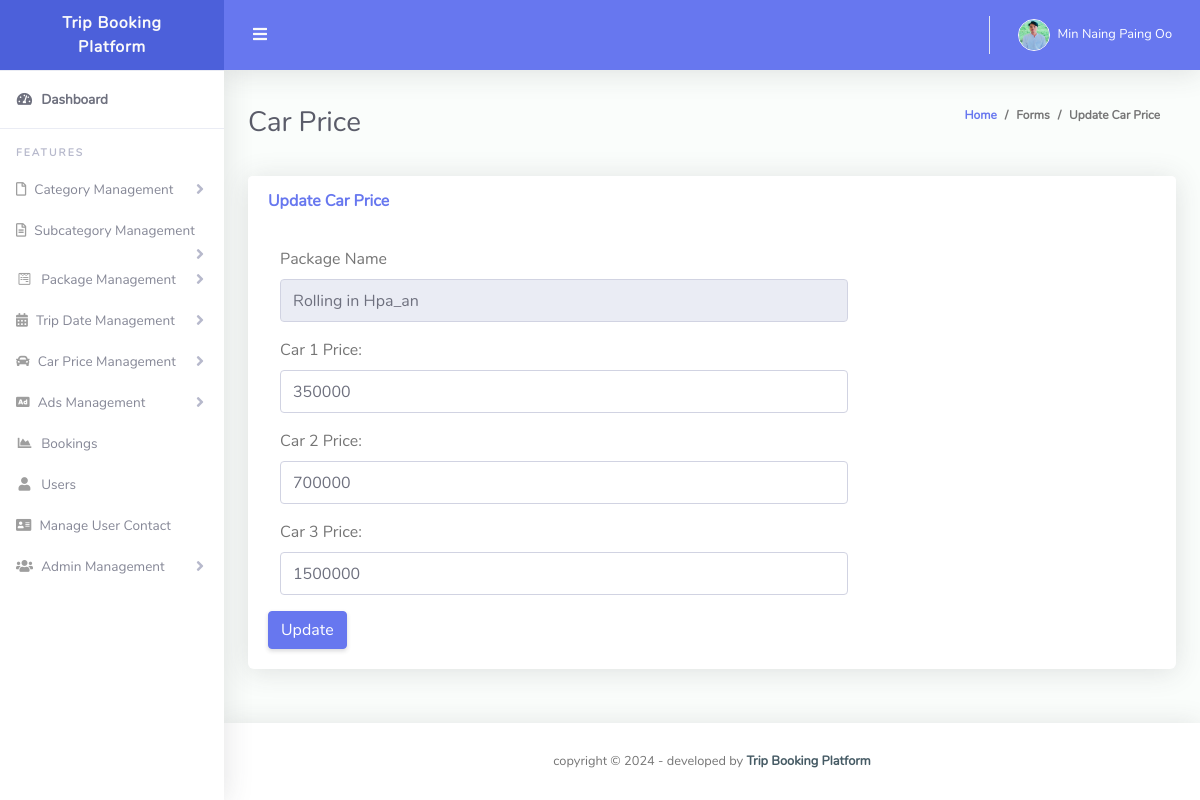
Screenshot of /Admin/update_car_price.php?cid=1 (signed in) with the database file from the repository.
### tables this page shows
CREATE TABLE `car` (
  `Id` int(11) NOT NULL,
  `PackageId` int(15) NOT NULL,
  `Car1Price` int(11) NOT NULL,
  `Car2Price` int(11) NOT NULL,
  `Car3Price` int(11) NOT NULL
);

CREATE TABLE `package` (
  `PackageId` int(10) NOT NULL,
  `PackageName` varchar(150) NOT NULL,
  `CategoryId` int(15) NOT NULL,
  `SubCatId` int(15) NOT NULL,
  `PackagePrice` bigint(200) NOT NULL,
  `Picture1` varchar(1000) NOT NULL,
  `Picture2` varchar(1000) NOT NULL,
  `Picture3` varchar(1000) NOT NULL,
  `Detail` varchar(4000) NOT NULL,
  `NoOfDay` int(15) NOT NULL
);

### Admin/update_car_price.php (the view, shortened to what this page needs)
<!DOCTYPE html>
<html lang="en">
<head>
  <link href="vendor/fontawesome-free/css/all.min.css" rel="stylesheet" type="text/css">
  <link href="vendor/bootstrap/css/bootstrap.min.css" rel="stylesheet" type="text/css">
  <link href="css/ruang-admin.min.css" rel="stylesheet">
</head>
<body id="page-top">
  <div id="wrapper">
    <?php include('includes/sidebar.php');?>
    <div id="content-wrapper" class="d-flex flex-column">
      <div id="content">
        <?php include('includes/header.php');?>
        <div class="container-fluid" id="container-wrapper">
          <div class="d-sm-flex align-items-center justify-content-between mb-4">
            <h1 class="h3 mb-0 text-gray-800">Car Price</h1>
            <ol class="breadcrumb">
              <li class="breadcrumb-item"><a href="index.php">Home</a></li>
              <li class="breadcrumb-item">Forms</li>
              <li class="breadcrumb-item active" aria-current="page">Update Car Price</li>
            </ol>
          </div>
          <div class="row">
            <div class="col-lg-12">
              <div class="card mb-4">
                <div class="card-header py-3 d-flex flex-row align-items-center justify-content-between">
                  <h6 class="m-0 font-weight-bold text-primary">Update Car Price</h6>
                </div>
                <div class="card-body">
                  <?php
                  $cid=intval($_GET['cid']);
                  $sql = "select car.Id, package.PackageName, car.Car1Price, car.Car2Price, car.Car3Price from car,package where car.PackageId=package.PackageId and car.Id='".$cid."'";
                  $result=mysqli_query($cn,$sql);
                  while($data=mysqli_fetch_array($result))
                  {
                  ?>
                      <form class="form-horizontal" name="package" method="post" enctype="multipart/form-data">
                        <div class="form-group">
                          <label for="focusedinput" class="col-sm-2 control-label">Package Name</label>
                          <div class="col-sm-8">
                            <input type="text" class="form-control" id="packagename" readonly="true" value="<?php echo $data[1];?>" required >
                          </div>
                        </div>
                        <div class="form-group">
                          <label for="focusedinput" class="col-sm-2 control-label">Car 1 Price:</label>
                          <div class="col-sm-8">
                            <input type="text" class="form-control" name="t1" id="txtPrice1" minlength="4" maxlength="8" placeholder=" Enter Car 1 Price" value="<?php echo $data[2];?>" required>
                          </div>
                        </div>
                         <div class="form-group">
                          <label for="focusedinput" class="col-sm-2 control-label">Car 2 Price:</label>
                          <div class="col-sm-8">
                            <input type="text" class="form-control" name="t2" id="txtPrice2" minlength="4" maxlength="8" placeholder=" Enter Car 2 Price" value="<?php echo $data[3];?>" required>
                          </div>
                        </div>
                         <div class="form-group">
                          <label for="focusedinput" class="col-sm-2 control-label">Car 3 Price:</label>
                          <div class="col-sm-8">
                            <input type="text" class="form-control" name="t3" id="txtPrice3" minlength="4" maxlength="8" placeholder=" Enter Car 3 Price" value="<?php echo $data[4];?>" required>
                          </div>
                        </div>
                        <div class="row">
                          <div class="col-sm-8 col-sm-offset-2">
                            <button type="submit" name="submit" class="btn-primary btn">Update</button>
                          </div>
                        </div>
                      </form>
                      <?php
                  }
                  ?>
                </div>
              </div>
            </div>
          </div>
        </div>
      </div>
      <?php include('includes/footer.php');?>
    </div>
  </div>
</body>
</html>

### Admin/includes/header.php (shortened to what this page needs)
 <nav class="navbar navbar-expand navbar-light bg-navbar topbar mb-4 static-top">
  <button id="sidebarToggleTop" class="btn btn-link rounded-circle mr-3">
    <i class="fa fa-bars"></i>
  </button>
  <ul class="navbar-nav ml-auto">
    <li class="nav-item dropdown no-arrow">
      <?php
      $cn=mysqli_connect("localhost","root","","trip");
      $aid=$_SESSION['aid'];
      $s="select * from admin where Id='".$aid."'";
      $result=mysqli_query($cn,$s);
      while($data=mysqli_fetch_array($result))
      {
      ?>
          <a class="nav-link dropdown-toggle" href="#" id="userDropdown" role="button" data-toggle="dropdown" aria-haspopup="true" aria-expanded="false">
           <?php
           if($data[7]=="avatar15.jpg")
           {
            ?>
            <img class="img-profile rounded-circle"src="img/avatar15.jpg" style="max-width: 60px">
            <?php
          } else {
            ?>
            <img class="img-profile rounded-circle" src="profileimages/<?php  echo $data[7];?>" style="max-width: 60px">
            <?php
          } ?>
          <span class="ml-2 d-none d-lg-inline text-white small"><?php  echo $data[4];?></span>
        </a>
        <?php
      }
     ?>
  </li>
</ul>
</nav>

### rows the page displays
car: PackageId.PackageName "Rolling in Hpa_an", t1 "350000", t2 "700000", t3 "1500000"

### other values shown
$data[4] "Min Naing Paing Oo"
